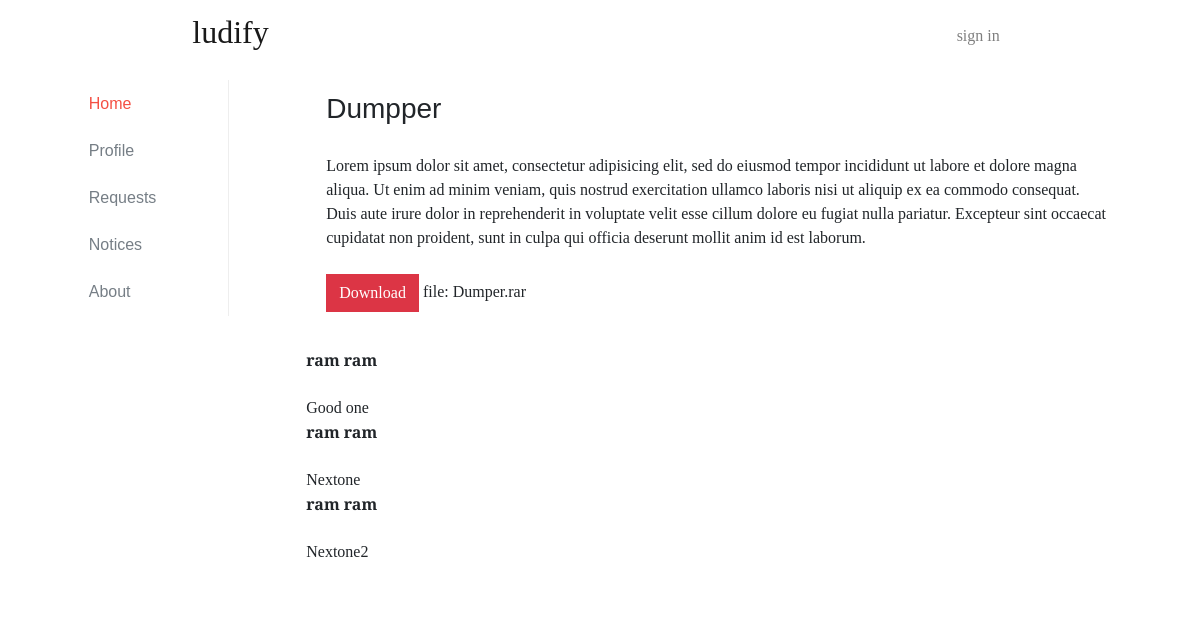
Page /view_article.php?article_id=1004 on the committed database.
### tables this page shows
CREATE TABLE `articles` (
  `article_id` int(11) NOT NULL,
  `article_title` varchar(100) DEFAULT NULL,
  `article_body` text,
  `file_id` int(11) DEFAULT NULL,
  `author_id` int(11) DEFAULT NULL,
  `article_category` varchar(50) NOT NULL,
  `date_of_upload` date NOT NULL
);

CREATE TABLE `files` (
  `file_id` int(11) NOT NULL,
  `link` text NOT NULL,
  `no_of_downloads` int(11) DEFAULT NULL,
  `file_name` text
);

CREATE TABLE `comments` (
  `comment_id` int(11) NOT NULL,
  `comment_body` text,
  `comment_date` date DEFAULT NULL,
  `comment_user_id` int(11) DEFAULT NULL,
  `article_id` int(11) DEFAULT NULL
);

CREATE TABLE `users` (
  `user_id` int(11) NOT NULL,
  `first_name` varchar(50) NOT NULL,
  `last_name` varchar(50) NOT NULL,
  `email` varchar(100) NOT NULL,
  `password` varchar(100) NOT NULL,
  `hash` varchar(32) NOT NULL,
  `active` tinyint(1) NOT NULL,
  `loggedin` int(11) NOT NULL,
  `avatar` varchar(600) NOT NULL,
  `username` varchar(500) NOT NULL,
  `dob` date NOT NULL,
  `gender` varchar(200) NOT NULL,
  `contact` bigint(10) NOT NULL,
  `role_id` int(11) DEFAULT NULL,
  `count` int(11) DEFAULT NULL
);

### database/get_username.php (called while the page is built)
<?php
function GetUsername($conn, $user_id){
	$query = "SELECT * FROM users WHERE user_id = $user_id";
	$result = mysqli_query($conn, $query);
	$row = mysqli_fetch_assoc($result);
	$name =  $row['first_name']." ".$row['last_name'];
	return $name;
}
?>

### view_article.php (the view, shortened to what this page needs)
<?php include 'partial_upper.php'; ?>
<?php include 'database/get_username.php'; ?>
<?php include'partial_sidebar.php'; ?>
		<div class="col-md-9 container main-content">
			<?php
				$id = $_GET['article_id'];
				$query = "SELECT * FROM articles WHERE article_id = $id";
				$result = mysqli_query($conn, $query);
				$row = mysqli_fetch_assoc($result);
				$sql2 = mysqli_query($conn,"select * from files where file_id = ".$row['file_id']);
				$row2 = mysqli_fetch_assoc($sql2);
				$file_name = $row2['file_name'];
			?>
			<div class="card border-0">
				<div class="card-header">
					<h3><?= $row['article_title']; ?> </h3>
				</div>
				<div class="card-body">
					<?= $row['article_body']; ?>
					<form class = "form" action = "database/download_file.php" method="post">
						<div class="form-group">
							<br>
							<input class="btn btn-danger" value="Download" type="submit" name="submit">
							file: <?= $file_name ?>
						</div>
					</form>
				</div>
				<?php
					$result  = mysqli_query($conn,"SELECT * FROM comments where article_id = '$id' order by comment_date desc");
					if(mysqli_num_rows($result)>0){
						while($row = mysqli_fetch_assoc($result)){
				?>
				<div class="card border-0">
							<?php
								echo "<b>".GetUsername($conn,$row['comment_user_id'])."</b><br>";
							 	echo $row['comment_body'];
							?>
						<?php
						}
					}
				?>
				</div>
			</div>
		</div>
	</div>
</div>
<?php include 'partial_lower.php'; ?>

### assets/css/custom.css (style rules this page uses)
* { font-family: 'Merriweather', 'Times New Roman', serif; }
.btn { border-radius: 0; }
.card { border-radius: 0; margin-bottom: 16px; }
.card-header { background-color: transparent; border: none; font-family: 'Merriweather Sans', sans-serif; padding-bottom: 0; }

### rows in the picture
articles: article_title "Dumpper", article_body "Lorem ipsum dolor sit amet, consectetur adipisicing elit, sed do eiusmod tempor incididunt ut labore et dolore magna aliqua. Ut enim ad minim veniam, quis nostrud exercitation ullamco laboris nisi ut aliquip ex ea commodo consequat. Duis aute irure dolor in reprehenderit in voluptate velit esse cillum dolore eu fugiat nulla pariatur. Excepteur sint occaecat cupidatat non proident, sunt in culpa qui officia deserunt mollit anim id est laborum."
files: file_name "Dumper.rar"
comments: comment_user.last_name "ram ram", comment_body "Good one"
comments: comment_user.last_name "ram ram", comment_body "Nextone"
comments: comment_user.last_name "ram ram", comment_body "Nextone2"
